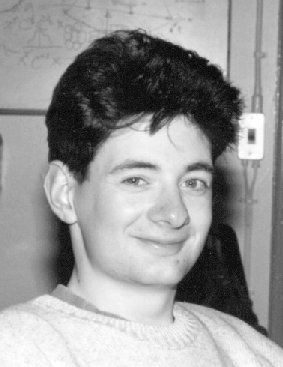
#> input picture fourier/ffthipr/images/fce4.png, 283 x 367 px
$ python operators.py
#> lines starting #> are read from the running program, lines starting #| are printed output that depends on the picture; long printed decimals are rounded
### fourier/ffthipr/io_image.py
# https://courses.engr.illinois.edu/cs445/fa2023/

import cv2 as cv
import numpy as np


def read_image(image_path):
#> called with image_path = 'images/fce4.png'
    intensity_image = cv.imread(image_path, cv.IMREAD_GRAYSCALE)
#> intensity_image is the input picture: shape (367, 283); min 1, max 255, mean 151.4
    return intensity_image.astype(np.float32) / 255
#> call 2 of read_image, with image_path = 'images/man8.png'
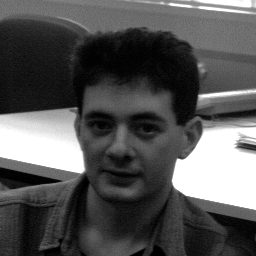
#> input picture fourier/ffthipr/images/man8.png, 256 x 256 px
#> in read_image, intensity_image is the input picture: shape (256, 256); min 0, max 255, mean 85
#> call 3 of read_image, with image_path = 'images/str2.png'
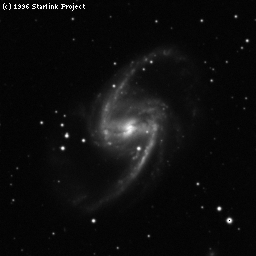
#> input picture fourier/ffthipr/images/str2.png, 256 x 256 px
#> in read_image, intensity_image is the input picture: shape (256, 256); min 0, max 255, mean 13.4
#> call 4 of read_image, with image_path = 'images/svs1.png'
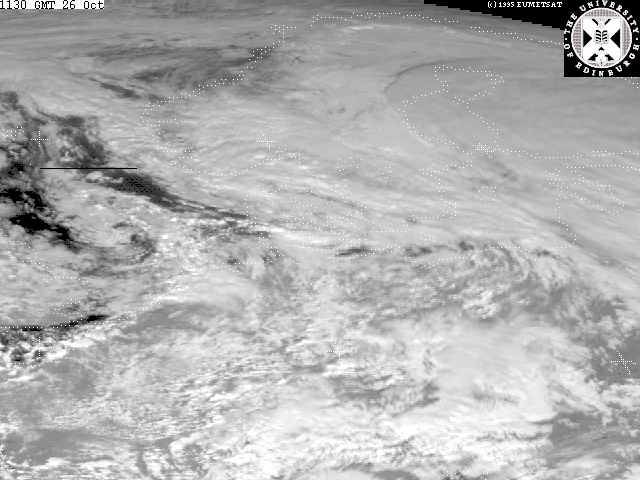
#> input picture fourier/ffthipr/images/svs1.png, 640 x 480 px
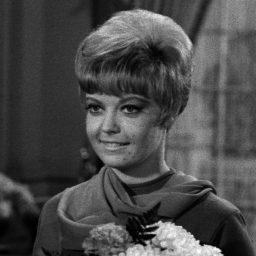
#> input picture fourier/ffthipr/images/wom2.png, 256 x 256 px
#> in read_image, intensity_image is the input picture: shape (256, 256); min 1, max 254, mean 73.6

### fourier/ffthipr/display.py
# https://courses.engr.illinois.edu/cs445/fa2023/

import matplotlib.pyplot as plot

def display_image(image, title):
    fig = plot.figure(figsize=(7.5, 5))
    plot.title(title)
    plot.imshow(image, cmap='gray')
    plot.axis('off')
    plot.show()

### fourier/ffthipr/operators.py
import math

import numpy as np

from display import display_image
from io_image import read_image

'''
    Logarithm Operator
    https://homepages.inf.ed.ac.uk/rbf/HIPR2/pixlog.htm
'''


def log_op(image):
    print("max: ", np.max(image))
#| max:  1.0
    print("min: ", np.min(image))
#| min:  0.003922
    # scaling constant for 8 bits
    c = 255.0 / math.log(1 + np.max(image))
#> c = 367.9
    return c * np.log(1 + image)
#> returned value: shape (367, 283) float32


# test
if __name__ == "__main__":
    image_fce = read_image("images/fce4.png")
    image_man = read_image("images/man8.png")
    image_str = read_image("images/str2.png")
    image_svs = read_image("images/svs1.png")
    image_wom = read_image("images/wom2.png")

    log_fce = log_op(image_fce)
    log_man = log_op(image_man)
#| max:  1.0
#| min:  0.0
#> in log_op (call 2), `return c * np.log(1 + image)`:
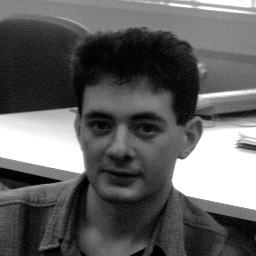
#> returned value: shape (256, 256) float32; min 0, max 255, mean 97.5
    log_str = log_op(image_str)
#| max:  1.0
#| min:  0.0
    log_svs = log_op(image_svs)
#| max:  1.0
#| min:  0.0
#> in log_op (call 4), `return c * np.log(1 + image)`:
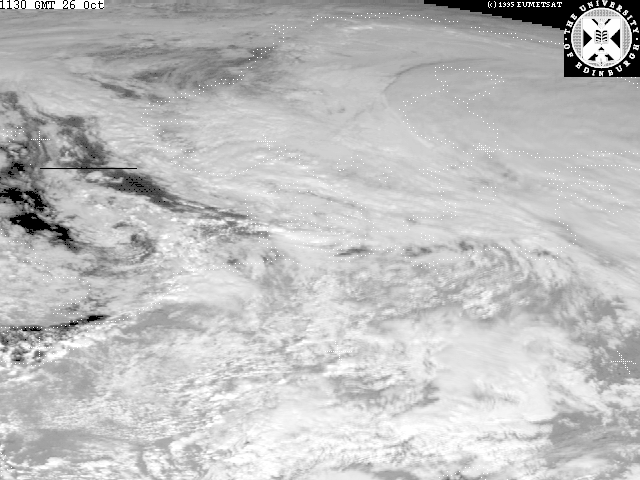
#> returned value: shape (480, 640) float32; min 0, max 255, mean 191.2
    log_wom = log_op(image_wom)
#| max:  0.9961
#| min:  0.003922
#> in log_op (call 5), `c = 255.0 / math.log(1 + np.max(image))`: c = 368.9
#> in log_op (call 5), `return c * np.log(1 + image)`:
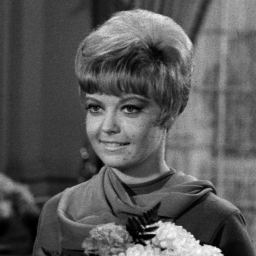
#> returned value: shape (256, 256) float32; min 1.44, max 255, mean 90.6; drawn with min black and max white

    display_image(log_fce, "fce")
    display_image(log_man, "man")
    display_image(log_str, "str")
    display_image(log_svs, "svs")
    display_image(log_wom, "wom")
